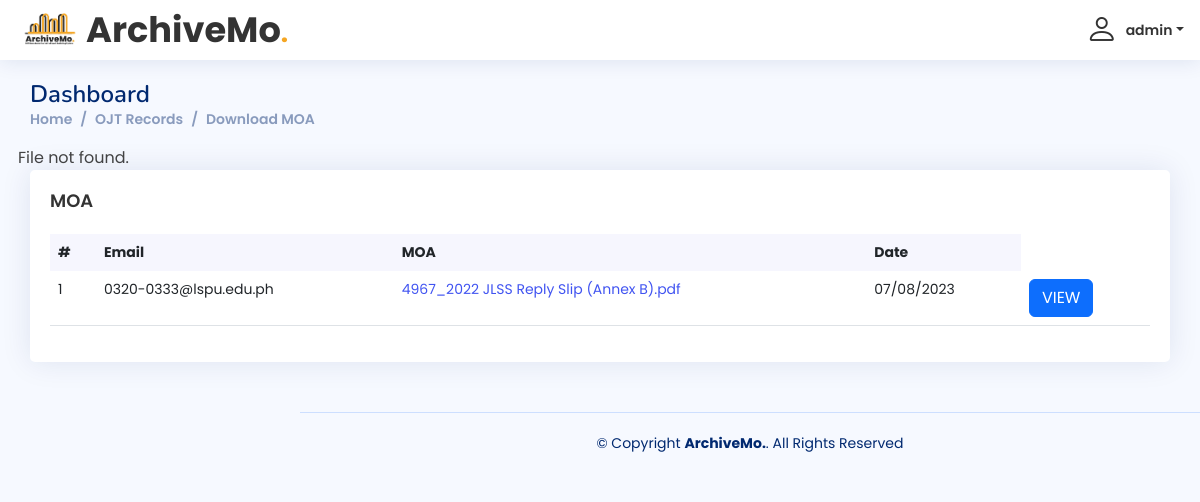
Before: /admin/moa-dashboard.php?id=1 (signed in) with the older database file.
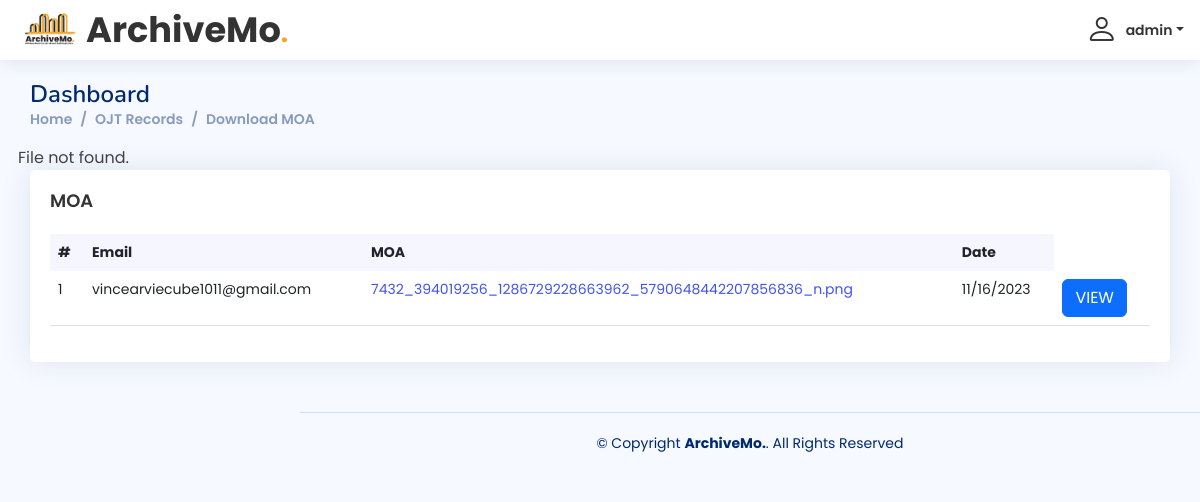
After: the same page with the newer database file.
### tables this page shows
CREATE TABLE `moa` (
  `id` int(11) NOT NULL,
  `email` text NOT NULL,
  `moa` text NOT NULL,
  `date` text NOT NULL
);

### admin/moa-dashboard.php (the view, shortened to what this page needs)
<?php
include 'dbconn.php';
?>
<!DOCTYPE html>
<html lang="en">
<head>
  <link href="assets/vendor/bootstrap/css/bootstrap.min.css" rel="stylesheet">
  <link href="assets/vendor/bootstrap-icons/bootstrap-icons.css" rel="stylesheet">
  <link href="assets/vendor/boxicons/css/boxicons.min.css" rel="stylesheet">
  <link href="assets/vendor/quill/quill.snow.css" rel="stylesheet">
  <link href="assets/vendor/quill/quill.bubble.css" rel="stylesheet">
  <link href="assets/vendor/remixicon/remixicon.css" rel="stylesheet">
  <link href="assets/vendor/simple-datatables/style.css" rel="stylesheet">
  <link href="assets/css/style.css" rel="stylesheet">
</head>
<body>
  <header id="header" class="header fixed-top d-flex align-items-center">
    <div class="d-flex align-items-center justify-content-between">
      <a href="admin-index.php" class="logo d-flex align-items-center">
        <img src="img/logo3.png" alt="" style="width: auto; height: 60px">
        <span class="logo-name">ArchiveMo<span style="color: #F5A623; font-family: Poppins, sans-serif">.</span></span>
      </a>
    </div>
    <nav class="header-nav ms-auto">
      <ul class="d-flex align-items-center">
        <li class="nav-item dropdown pe-3">
          <a class="nav-link nav-profile d-flex align-items-center pe-0" href="#" data-bs-toggle="dropdown">
          <?php
$email = $_SESSION['useremail'];
$result = mysqli_query($conn, "SELECT * FROM admin WHERE username ='$email'");
while($row = mysqli_fetch_array($result)){
?>
          <i class="bi bi-person" style="font-size: 2rem;"></i>
            <span class="d-none d-md-block dropdown-toggle ps-2"><?php echo $row["username"]; ?></span>
          </a>
              <?php
}
?>
        </li>
      </ul>
    </nav>
  </header>
  <main id="main" class="main" style="margin-left: 0;">
    <div class="pagetitle">
      <h1>Dashboard</h1>
      <nav>
        <ol class="breadcrumb">
          <li class="breadcrumb-item"><a href="admin-index.php">Home</a></li>
          <li class="breadcrumb-item active"><a href="ojt-dashboard.php">OJT Records</a></li>
          <li class="breadcrumb-item">Download MOA</li>
        </ol>
      </nav>
    </div>
    <section class="section dashboard">
      <div class="row">
<?php
if (isset($_GET['id'])) {
  $id = $_GET['id'];
  $sql = "SELECT moa FROM moa WHERE id = ?";
  $stmt = $conn->prepare($sql);
  $stmt->bind_param("i", $id);
  $stmt->execute();
  $result = $stmt->get_result();
  if ($result && $result->num_rows > 0) {
      $row = $result->fetch_assoc();
      $filename = $row['moa'];
      $file = '../images/pdf/' . $filename;
      if (file_exists($file)) {
          header('Content-Type: application/octet-stream');
          header('Content-Disposition: attachment; filename="' . $filename . '"');
          header('Content-Length: ' . filesize($file));
          header('Pragma: public');
          header('Cache-Control: must-revalidate, post-check=0, pre-check=0');
          header('Expires: 0');
          ob_clean();
          flush();
          readfile($file);
          exit;
      } else {
          echo 'File not found.';
      }
  } else {
      echo 'Invalid file ID.';
  }
}
?>
<div class="col-12">
              <div class="card recent-sales overflow-auto">
                <div class="card-body">
                  <h5 class="card-title">MOA</h5>
                  <table class="table datatable">
                    <thead>
                    <tr>
                      <th>#</th>
                      <th>Email</th>
                      <th>MOA</th>
                      <th>Date</th>
                    </tr>
                    </thead>
                    <tbody>
                    <?php
                          $result = mysqli_query($conn, "SELECT * FROM moa");
                          while($row = mysqli_fetch_array($result)){
                          ?>
                      <tr>
                        <td scope="row"><?php echo $row["id"]; ?></td>
                        <td scope="row"><?php echo $row["email"]; ?></td>
                        <td><a href="?id=<?php echo $row['id']; ?>"><?php echo $row['moa'];?></td>
                        <td scope="row"><?php echo $row["date"]; ?></td>
                        <td><a href="javascript:void(0);" class="btn btn-primary viewmodal" data-id="<?php echo $row['id']; ?>" data-moa="<?php echo $row['moa']; ?>">VIEW</a></td>
                      </tr>
                      <?php
                          }
                          ?>
                    </tbody>
                 </table>
                </div>
              </div>
            </div>
          </div>
    </section>
  </main>
  <footer id="footer" class="footer">
    <div class="copyright">
      &copy; Copyright <strong><span>ArchiveMo.</span></strong>. All Rights Reserved
    </div>
  </footer>
</body>
</html>

Changed rows visible on the page:
changed moa id 1: email "0320-0333@lspu.edu.ph" → "vincearviecube1011@gmail.com"; moa "4967_2022 JLSS Reply Slip (Annex B).pdf" → "7432_394019256_1286729228663962_5790648442207856836_n.png"; date "07/08/2023" → "11/16/2023"
